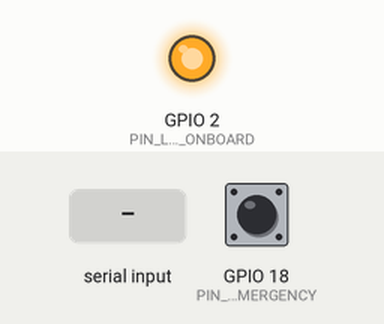
The program below on a simulated ESP32. Shown: output pins drawn as LEDs (lit = HIGH). Dashed ring = blinking. The inputs (shaded band) are chosen by the test bench; at power-on: GPIO 18 (PIN_BUTTON_EMERGENCY) HIGH. Random numbers use the default seed unless the program sets one; what the program prints to the serial monitor is not drawn.

Above: at 2.2 s.
2.3 s: "1\n" received over Serial
3.8 s: GPIO 18 (PIN_BUTTON_EMERGENCY) pulled LOW for 0.15 s
At 4.8 s:
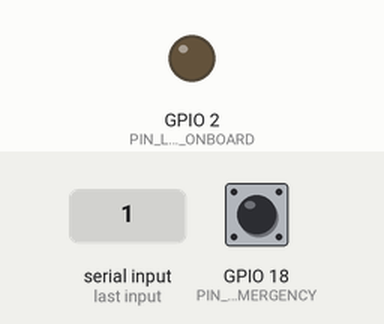
8.3 s: "3\n" received over Serial
At 8.54 s:
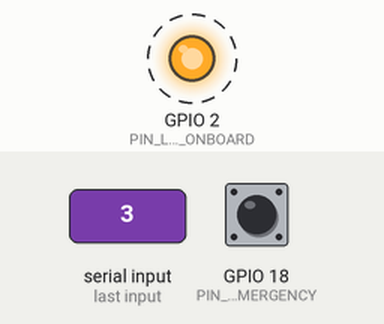
Timing chart, 0 to 11.3 s (numbered marks = the images above; inputs shaded):
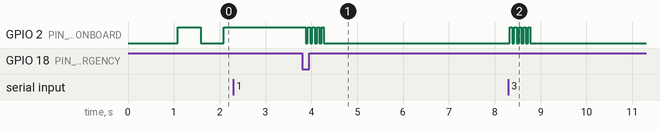

Measured:
- after the input at 2.3 s, every drawn part: stays the same
- after the input at 3.8 s, GPIO 2 (PIN_LED_ONBOARD): alternates HIGH for 0.05 s and LOW for 0.05 s, 9 changes in all, then stays LOW, starting after 0.07 s
- after the input at 8.3 s, GPIO 2 (PIN_LED_ONBOARD): alternates HIGH for 0.05 s and LOW for 0.05 s, 10 changes in all, then stays LOW, starting at once

The program:

main.cpp
```cpp
/**
 * ============================================================================
 * PRAKTIKUM SISTEM TERTANAM: FREERTOS INTER-PROCESS COMMUNICATION (IPC)
 * ============================================================================
 * Laboratorium Sistem Tertanam (Embedded Systems) - Teknik Elektro
 * Target Hardware: ESP32-WROOM-32 / ESP32-S3 (30/38 Pin DevKit)
 *
 * MODUL MINGGU 09:
 * 1. Queue: Pengiriman paket data antar-task secara thread-safe (FIFO).
 * 2. Mutex (Mutual Exclusion): Mengunci resource bersama & proteksi Race Condition.
 * 3. Binary Semaphore: Sinkronisasi kejadian (event-driven) dari ISR / Task.
 * 4. Investigasi Deadlock & Pemulihan Berbasis Timeout.
 * 5. Menu Interaktif Serial Monitor (115200 bps).
 * ============================================================================
 */

#include <Arduino.h>

// ============================================================================
// DEFINISI PIN HARDWARE & KONSTANTA
// ============================================================================
#define PIN_LED_ONBOARD      2     // LED status aktivitas sistem
#define PIN_BUTTON_EMERGENCY 18    // Tombol simulasi interupsi pemicu semafor
#define QUEUE_LENGTH         10    // Kapasitas maksimum antrean data (10 paket)

// ============================================================================
// STRUKTUR DATA PAKET SENSOR (THREAD-SAFE PAYLOAD)
// ============================================================================
typedef struct {
    uint32_t packet_id;
    float    temperature;
    float    humidity;
    uint32_t timestamp_ms;
} SensorPacket_t;

// ============================================================================
// IPC HANDLES (QUEUE, MUTEX & SEMAPHORE)
// ============================================================================
QueueHandle_t     xSensorQueue        = NULL;  // Antrean paket sensor (Producer-Consumer)
SemaphoreHandle_t xPrintMutex         = NULL;  // Mutex pelindung akses Serial Output
SemaphoreHandle_t xEmergencySemaphore = NULL;  // Binary semaphore pemicu alarm darurat
SemaphoreHandle_t xMutexA             = NULL;  // Mutex uji coba deadlock A
SemaphoreHandle_t xMutexB             = NULL;  // Mutex uji coba deadlock B

// Task Handles
TaskHandle_t hTaskProducer  = NULL;
TaskHandle_t hTaskConsumer  = NULL;
TaskHandle_t hTaskEmergency = NULL;
TaskHandle_t hTaskLoop      = NULL;

// Flag kontrol runtime
volatile bool g_producer_active = true;
volatile bool g_use_mutex_demo  = true;

// ============================================================================
// HELPER PRINT THREAD-SAFE DENGAN MUTEX
// ============================================================================
void safePrint(const char *msg) {
    if (xPrintMutex != NULL) {
        if (xSemaphoreTake(xPrintMutex, pdMS_TO_TICKS(100)) == pdTRUE) {
            Serial.print(msg);
            xSemaphoreGive(xPrintMutex);
        } else {
            Serial.println("[MUTEX TIMEOUT] Gagal mengambil kunci cetak!");
        }
    } else {
        Serial.print(msg);
    }
}

// ============================================================================
// ISR INTERUPSI TOMBOL FISIK (MEMBERIKAN BINARY SEMAPHORE DARI ISR)
// ============================================================================
static uint32_t last_interrupt_time = 0;

void IRAM_ATTR isrButtonEmergency() {
    uint32_t current_time = millis();
    // Debounce sederhana 100 ms
    if (current_time - last_interrupt_time > 100) {
        last_interrupt_time = current_time;
        BaseType_t xHigherPriorityTaskWoken = pdFALSE;

        // Mengirimkan binary semaphore secara non-blocking dari dalam ISR
        if (xEmergencySemaphore != NULL) {
            xSemaphoreGiveFromISR(xEmergencySemaphore, &xHigherPriorityTaskWoken);
        }

        // Meminta pergantian konteks jika ada task berprioritas lebih tinggi yang terbangun
        portYIELD_FROM_ISR(xHigherPriorityTaskWoken);
    }
}

// ============================================================================
// TASK 1: PRODUCER (MENGHASILKAN DATA SENSOR KE QUEUE)
// ============================================================================
void TaskProducer(void *pvParameters) {
    SensorPacket_t packet;
    uint32_t count = 0;

    while (1) {
        if (g_producer_active) {
            count++;
            packet.packet_id    = count;
            packet.temperature  = 25.0f + (float)(rand() % 100) / 10.0f;
            packet.humidity     = 60.0f + (float)(rand() % 200) / 10.0f;
            packet.timestamp_ms = millis();

            // Kirim paket ke antrean (Queue) dengan batas waktu tunggu 50 ms
            if (xQueueSend(xSensorQueue, &packet, pdMS_TO_TICKS(50)) == pdPASS) {
                // Berhasil masuk antrean
                digitalWrite(PIN_LED_ONBOARD, !digitalRead(PIN_LED_ONBOARD));
            } else {
                // Antrean penuh!
                safePrint("[QUEUE FULL] Antrean sensor penuh, paket dibuang!\n");
            }
        }

        // Producer memproduksi data setiap 500 ms (2 Hz)
        vTaskDelay(pdMS_TO_TICKS(500));
    }
}

// ============================================================================
// TASK 2: CONSUMER (MEMBACA & MENGOLAH DATA DARI QUEUE)
// ============================================================================
void TaskConsumer(void *pvParameters) {
    SensorPacket_t receivedPacket;

    while (1) {
        // Menunggu paket data dari antrean hingga maksimal 1000 ms
        if (xQueueReceive(xSensorQueue, &receivedPacket, pdMS_TO_TICKS(1000)) == pdPASS) {
            // Berhasil mengambil paket dari Queue
            if (xSemaphoreTake(xPrintMutex, portMAX_DELAY) == pdTRUE) {
                Serial.printf("[CONSUMER <- QUEUE] ID: #%lu | Suhu: %.1f C | RH: %.1f %% | Delay Antrean: %lu ms | Slot Antrean Sisa: %u\n",
                              receivedPacket.packet_id,
                              receivedPacket.temperature,
                              receivedPacket.humidity,
                              millis() - receivedPacket.timestamp_ms,
                              uxQueueSpacesAvailable(xSensorQueue));
                xSemaphoreGive(xPrintMutex);
            }
        } else {
            // Timeout: Antrean kosong selama 1 detik
            // Tidak perlu panik, task hanya kembali menunggu
        }
    }
}

// ============================================================================
// TASK 3: EMERGENCY ALARM HANDLER (EVENT-DRIVEN VIA BINARY SEMAPHORE)
// ============================================================================
void TaskEmergencyHandler(void *pvParameters) {
    while (1) {
        // Task ini berada dalam status BLOCKED (0% CPU) hingga semaphore diberikan
        if (xSemaphoreTake(xEmergencySemaphore, portMAX_DELAY) == pdTRUE) {
            // Sinyal darurat diterima!
            if (xSemaphoreTake(xPrintMutex, portMAX_DELAY) == pdTRUE) {
                Serial.println("\n🚨 =========================================================");
                Serial.println("🚨 [ALARM EVENT]: Sinyal Darurat Terdeteksi via Semaphore!");
                Serial.printf( "🚨 Pemicu: Tombol GPIO %d / Perintah CLI | Waktu: %lu ms\n", PIN_BUTTON_EMERGENCY, millis());
                Serial.println("🚨 Melakukan penanganan darurat (Emergency Shutdown Procedure)...");
                Serial.println("🚨 =========================================================\n");
                xSemaphoreGive(xPrintMutex);
            }

            // Strobo LED cepat tanda alarm
            for (int i = 0; i < 5; i++) {
                digitalWrite(PIN_LED_ONBOARD, HIGH);
                vTaskDelay(pdMS_TO_TICKS(50));
                digitalWrite(PIN_LED_ONBOARD, LOW);
                vTaskDelay(pdMS_TO_TICKS(50));
            }
        }
    }
}

// ============================================================================
// DEMO 2: SIMULASI RACE CONDITION VS PROTEKSI MUTEX
// ============================================================================
void demoWorkerUnsafe(void *pvParameters) {
    int id = (int)pvParameters;
    for (int i = 0; i < 3; i++) {
        // Tanpa Mutex: Dua task mencetak potongan string terpisah secara serentak
        Serial.printf("[UNSAFE Task-%d] Huruf: ", id);
        for (char c = 'A'; c <= 'E'; c++) {
            Serial.print(c);
            delayMicroseconds(200); // Simulasi kerja lambat yang memicu interleaving
        }
        Serial.println(" -> Selesai!");
        vTaskDelay(pdMS_TO_TICKS(50));
    }
    vTaskDelete(NULL);
}

void demoWorkerSafe(void *pvParameters) {
    int id = (int)pvParameters;
    for (int i = 0; i < 3; i++) {
        // Dengan Mutex: Cetak seluruh blok teks secara atomik
        if (xSemaphoreTake(xPrintMutex, portMAX_DELAY) == pdTRUE) {
            Serial.printf("[SAFE Mutex Task-%d] Huruf: ", id);
            for (char c = 'A'; c <= 'E'; c++) {
                Serial.print(c);
                delayMicroseconds(200);
            }
            Serial.println(" -> Selesai!");
            xSemaphoreGive(xPrintMutex);
        }
        vTaskDelay(pdMS_TO_TICKS(50));
    }
    vTaskDelete(NULL);
}

void runRaceConditionDemo() {
    Serial.println("\n=======================================================");
    Serial.println("🔬 EKSPERIMEN: BENTURAN AKSES (RACE CONDITION) VS MUTEX");
    Serial.println("=======================================================");

    Serial.println("\n[UJI 1]: Tanpa Mutex (Perhatikan teks yang saling tumpang tindih!)...");
    xTaskCreate(demoWorkerUnsafe, "Unsafe1", 2048, (void*)1, 2, NULL);
    xTaskCreate(demoWorkerUnsafe, "Unsafe2", 2048, (void*)2, 2, NULL);
    vTaskDelay(pdMS_TO_TICKS(1000)); // Tunggu selesai

    Serial.println("\n[UJI 2]: Dengan Mutex (Perhatikan setiap baris tercetak utuh & rapi!)...");
    xTaskCreate(demoWorkerSafe, "Safe1", 2048, (void*)1, 2, NULL);
    xTaskCreate(demoWorkerSafe, "Safe2", 2048, (void*)2, 2, NULL);
    vTaskDelay(pdMS_TO_TICKS(1000)); // Tunggu selesai
    Serial.println("=======================================================\n");
}

// ============================================================================
// DEMO 4: SIMULASI DEADLOCK & PEMULIHAN BERBASIS TIMEOUT
// ============================================================================
void runDeadlockDemo() {
    Serial.println("\n=======================================================");
    Serial.println("⚠️ EKSPERIMEN: SKENARIO DEADLOCK & PENCEGAHAN TIMEOUT");
    Serial.println("=======================================================");
    Serial.println("Skenario: Task 1 memegang Mutex A dan mencoba mengambil Mutex B.");
    Serial.println("          Task 2 memegang Mutex B dan mencoba mengambil Mutex A.");
    Serial.println("Solusi Enjiniring: Menggunakan batas timeout (1000 ms) agar tidak terkunci selamanya!\n");

    // Task 1 mengambil Mutex A
    if (xSemaphoreTake(xMutexA, pdMS_TO_TICKS(500)) == pdTRUE) {
        Serial.println("[Task 1] Berhasil mengunci Mutex A.");

        // Simulasi Task 2 mengambil Mutex B di thread lain
        if (xSemaphoreTake(xMutexB, pdMS_TO_TICKS(500)) == pdTRUE) {
            Serial.println("[Task 2] Berhasil mengunci Mutex B.");

            Serial.println("\n[KONFLIK]: Task 1 sekarang mencoba mengambil Mutex B...");
            // Task 1 mencoba mengambil Mutex B yang sedang dipegang Task 2 dengan timeout 1 detik
            if (xSemaphoreTake(xMutexB, pdMS_TO_TICKS(1000)) == pdFALSE) {
                Serial.println("💥 [TIMEOUT TERCAPAI]: Task 1 gagal mengambil Mutex B setelah 1000 ms!");
                Serial.println("🛡️ [RECOVERY]: Task 1 melepaskan Mutex A secara sukarela untuk mencegah Deadlock!");
                xSemaphoreGive(xMutexA); // Lepaskan kunci agar tidak menggantung sistem
            }

            // Lepaskan Mutex B
            xSemaphoreGive(xMutexB);
            Serial.println("✅ [SISTEM PULIH]: Semua Mutex berhasil dinetralkan kembali.");
        } else {
            xSemaphoreGive(xMutexA);
        }
    }
    Serial.println("=======================================================\n");
}

// ============================================================================
// CETAK MENU BANTUAN INTERAKTIF
// ============================================================================
void printHelpMenu() {
    Serial.println("\n+-------------------------------------------------------------+");
    Serial.println("|   MENU INTERAKTIF LAB WEEK 09: FREERTOS IPC & SINKRONISASI  |");
    Serial.println("+-------------------------------------------------------------+");
    Serial.println("| [1] Toggle Producer Queue (Aktifkan / Nonaktifkan Sensor)   |");
    Serial.println("| [2] Demo Race Condition vs Mutex (Uji Benturan Output Teks) |");
    Serial.println("| [3] Trigger Event Semaphore (Kirim Sinyal Alarm Darurat)    |");
    Serial.println("| [4] Demo Simulasi Deadlock & Pemulihan Timeout              |");
    Serial.println("| [5] Status & Diagnostik Antrean (Queue Metrics & Mutex)     |");
    Serial.println("| [m] Cetak Ulang Menu Bantuan Ini                            |");
    Serial.println("+-------------------------------------------------------------+");
    Serial.print("Ketik angka pilihan Anda [1-5 / m]: ");
}

// ============================================================================
// TASK MENU INTERAKTIF CLI
// ============================================================================
void TaskInteractiveLoop(void *pvParameters) {
    printHelpMenu();

    while (1) {
        if (Serial.available() > 0) {
            char choice = Serial.read();
            // Abaikan newline dan carriage return
            if (choice == '\r' || choice == '\n') continue;

            Serial.printf("%c\n", choice);

            switch (choice) {
                case '1':
                    g_producer_active = !g_producer_active;
                    if (xSemaphoreTake(xPrintMutex, portMAX_DELAY) == pdTRUE) {
                        Serial.printf("\n[PRODUCER STATUS] Task Sensor sekarang: %s\n",
                                      g_producer_active ? "AKTIF (Mengirim paket ke Queue)" : "NONAKTIF (Dijeda)");
                        xSemaphoreGive(xPrintMutex);
                    }
                    break;

                case '2':
                    runRaceConditionDemo();
                    break;

                case '3':
                    Serial.println("\n[EVENT MANUAL] Mengirim sinyal darurat via xSemaphoreGive()...");
                    if (xEmergencySemaphore != NULL) {
                        xSemaphoreGive(xEmergencySemaphore);
                    }
                    break;

                case '4':
                    runDeadlockDemo();
                    break;

                case '5':
                    if (xSemaphoreTake(xPrintMutex, portMAX_DELAY) == pdTRUE) {
                        Serial.println("\n=======================================================");
                        Serial.println("📊 STATUS METRIK FREERTOS IPC");
                        Serial.println("=======================================================");
                        Serial.printf("  • Kapasitas Queue        : %d paket\n", QUEUE_LENGTH);
                        Serial.printf("  • Paket Menunggu di Queue: %u paket\n", uxQueueMessagesWaiting(xSensorQueue));
                        Serial.printf("  • Ruang Kosong Tersisa   : %u slot\n", uxQueueSpacesAvailable(xSensorQueue));
                        Serial.printf("  • Status Producer Sensor : %s\n", g_producer_active ? "AKTIF" : "DIJEDA");
                        Serial.printf("  • Mutex Print Pelindung  : %s\n", (xPrintMutex != NULL) ? "TERPASANG (OK)" : "NULL");
                        Serial.println("=======================================================\n");
                        xSemaphoreGive(xPrintMutex);
                    }
                    break;

                case 'm':
                case 'M':
                case 'h':
                case 'H':
                    printHelpMenu();
                    break;

                default:
                    Serial.println("[ERROR] Pilihan tidak valid! Ketik 'm' untuk melihat menu.");
                    break;
            }
        }
        vTaskDelay(pdMS_TO_TICKS(100));
    }
}

// ============================================================================
// ARDUINO SETUP
// ============================================================================
void setup() {
    Serial.begin(115200);
    delay(1000);

    pinMode(PIN_LED_ONBOARD, OUTPUT);
    pinMode(PIN_BUTTON_EMERGENCY, INPUT_PULLUP);

    // 1. Inisialisasi Mutex
    xPrintMutex = xSemaphoreCreateMutex();
    xMutexA      = xSemaphoreCreateMutex();
    xMutexB      = xSemaphoreCreateMutex();

    // 2. Inisialisasi Binary Semaphore
    xEmergencySemaphore = xSemaphoreCreateBinary();

    // 3. Inisialisasi Queue (Kapasitas: 10 paket ukuran SensorPacket_t)
    xSensorQueue = xQueueCreate(QUEUE_LENGTH, sizeof(SensorPacket_t));

    // Pasang Hardware Interrupt pada tombol fisik GPIO 18
    attachInterrupt(digitalPinToInterrupt(PIN_BUTTON_EMERGENCY), isrButtonEmergency, FALLING);

    Serial.println("\n===============================================================");
    Serial.println("🎉 FREERTOS IPC ENGINE BERHASIL DIINISIALISASI");
    Serial.println("   Laboratorium Sistem Tertanam - S1 Teknik Elektro");
    Serial.println("===============================================================");
    Serial.printf("[INIT OK] Mutex Print       : %s\n", (xPrintMutex != NULL) ? "READY" : "FAILED");
    Serial.printf("[INIT OK] Binary Semaphore  : %s (Pin GPIO %d)\n", (xEmergencySemaphore != NULL) ? "READY" : "FAILED", PIN_BUTTON_EMERGENCY);
    Serial.printf("[INIT OK] FreeRTOS Queue    : %s (%d slots x %u bytes)\n",
                  (xSensorQueue != NULL) ? "READY" : "FAILED", QUEUE_LENGTH, sizeof(SensorPacket_t));

    // Membuat Task-Task FreeRTOS
    // Prioritas: Emergency (3) > Consumer (2) > Producer (1) > CLI (1)
    xTaskCreatePinnedToCore(TaskEmergencyHandler, "EmergencyTask", 2048, NULL, 3, &hTaskEmergency, 1);
    xTaskCreatePinnedToCore(TaskConsumer,         "ConsumerTask",  2560, NULL, 2, &hTaskConsumer,  1);
    xTaskCreatePinnedToCore(TaskProducer,         "ProducerTask",  2048, NULL, 1, &hTaskProducer,  1);
    xTaskCreatePinnedToCore(TaskInteractiveLoop,  "TaskCLI",       3072, NULL, 1, &hTaskLoop,      1);
}

// ============================================================================
// ARDUINO LOOP
// ============================================================================
void loop() {
    // Di arsitektur FreeRTOS profesional, seluruh beban kerja ditangani oleh
    // Task-Task independen. loop() dapat diistirahatkan total atau ditunda.
    vTaskDelay(pdMS_TO_TICKS(1000));
}
```
